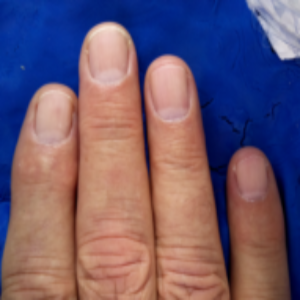
#> input picture Part 7-Instance Segmentation with MMDetection/imgs/images/170517_1_R_1.png, 300 x 300 px
$ python -i data_preprocessing.py   (imports and definitions only)
#> lines starting #> are read from the running program, lines starting #| are printed output that depends on the picture
### Part 7-Instance Segmentation with MMDetection/utils.py
import argparse
import errno
import glob
import os
import pydoc
from pathlib import Path
from typing import Any
import cv2
import numpy as np
from mmcv import Config, DictAction
import warnings


IMG_EXTENSIONS = [".jpg", ".jpeg", ".png"]


def get_args() -> Any:
    parser = argparse.ArgumentParser(description="Train Nail detector")
    parser.add_argument(
        "--config",
        default="./configs/details_config.py",
        help="train config file path",
        required=False,
    )

    parser.add_argument(
        "-d",
        "--data_root",
        default="/home/aime3/Documents/Nail_Segmentation/dataset",
        type=str,
        help="Path to the dataset",
        required=False,
    )

    parser.add_argument(
        "-w",
        "--work_dir",
        default="/home/aime3/Documents/Nail_Segmentation/work_dir",
        type=str,
        help="the dir to save logs and models",
        required=False,
    )
    parser.add_argument("--resume-from", help="the checkpoint file to resume from")
    parser.add_argument("--auto-resume", action="store_true", help="resume from the latest checkpoint automatically")
    parser.add_argument(
        "--no-validate", action="store_true", help="whether not to evaluate the checkpoint during training"
    )
    group_gpus = parser.add_mutually_exclusive_group()
    group_gpus.add_argument(
        "--gpus",
        type=int,
        help="(Deprecated, please use --gpu-id) number of gpus to use "
        "(only applicable to non-distributed training)",
    )
    group_gpus.add_argument(
        "--gpu-ids",
        type=int,
        nargs="+",
        help="(Deprecated, please use --gpu-id) ids of gpus to use " "(only applicable to non-distributed training)",
    )
    group_gpus.add_argument(
        "--gpu-id", type=int, default=0, help="id of gpu to use " "(only applicable to non-distributed training)"
    )

    parser.add_argument(
        "-r",
        "--resume",
        default=False,
        type=bool,
        help="continue to training",
        required=False,
    )
    parser.add_argument(
        "-b",
        "--debug",
        default=False,
        type=bool,
        help="debug code or not",
        required=False,
    )

    parser.add_argument("--seed", type=int, default=None, help="random seed")
    parser.add_argument(
        "--diff-seed", action="store_true", help="Whether or not set different seeds for different ranks"
    )
    parser.add_argument(
        "--deterministic", action="store_true", help="whether to set deterministic options for CUDNN backend."
    )
    parser.add_argument(
        "--options",
        nargs="+",
        action=DictAction,
        help="override some settings in the used config, the key-value pair "
        "in xxx=yyy format will be merged into config file (deprecate), "
        "change to --cfg-options instead.",
    )
#> (this line was passed over: mmcv is not available in this run)
    parser.add_argument(
        "--cfg-options",
        nargs="+",
        action=DictAction,
        help="override some settings in the used config, the key-value pair "
        "in xxx=yyy format will be merged into config file. If the value to "
        'be overwritten is a list, it should be like key="[a,b]" or key=a,b '
        'It also allows nested list/tuple values, e.g. key="[(a,b),(c,d)]" '
        "Note that the quotation marks are necessary and that no white space "
        "is allowed.",
    )
#> (this line was passed over: mmcv is not available in this run)
    parser.add_argument("--launcher", choices=["none", "pytorch", "slurm", "mpi"], default="none", help="job launcher")
    parser.add_argument("--local_rank", type=int, default=0)
    parser.add_argument("--auto-scale-lr", action="store_true", help="enable automatically scaling LR.")
    args = parser.parse_args()
    if "LOCAL_RANK" not in os.environ:
        os.environ["LOCAL_RANK"] = str(args.local_rank)

    if args.options and args.cfg_options:
        raise ValueError(
            "--options and --cfg-options cannot be both "
            "specified, --options is deprecated in favor of --cfg-options"
        )
    if args.options:
        warnings.warn("--options is deprecated in favor of --cfg-options")
        args.cfg_options = args.options

    return parser.parse_args()


# [141 lines left out: functions get_args_valid, mkdir, getListOfFiles, read_image, not called in this run]


def read_mask(mask_path: str):
    mask = cv2.imread(mask_path, 0)
    return mask


# [25 lines left out: functions get_all_items, mask_to_inner_contour, not called in this run]

### Part 7-Instance Segmentation with MMDetection/data_preprocessing.py
import json
import numpy as np
from pycocotools import mask
from skimage import measure
from typing import List, Dict, Union, Tuple, Any
import matplotlib.pyplot as plt
from tqdm import tqdm
from pathlib import Path
import mmcv
import json, itertools
from typing import Any
from joblib import Parallel, delayed
import json, itertools
from utils import read_image, read_mask, get_args, get_all_items, mkdir
import pandas as pd
import skimage.io as io
import os
import cv2
from skimage import measure
from pycocotools.coco import COCO
from utils import get_args


# [1 line that did not run here, left out]

# [1 line that did not run here, left out]


# [70 lines left out: functions make_csv_file, find_contours, not called in this run]


def get_annotations(dataframe: pd.DataFrame):
    """get_annotations is to convert a dataframe into the coco format

    Args:
        train_df (pd.DataFrame): the dataframe that stored the infomation
        of the dataset. the form of the dataframe is
        images | width | height |

    Returns:
        [type]: the coco format data of the dataset
    """

    cats = [{"id": 0, "name": "nail"}]

    annotations = []
    images = []
    obj_count = 0

    for idx, row in tqdm(dataframe.iterrows(), total=len(dataframe)):
        filename = row.images

        images.append(
            {
                "id": idx,
                "file_name": filename,
                "width": row.width,
                "height": row.height,
            }
        )

        binary_mask = read_mask(os.path.join(str(data_root), row.masks))

        contours = find_contours(binary_mask)

        for contour in contours:
            xmin = int(np.min(contour[:, :, 0]))
            xmax = int(np.max(contour[:, :, 0]))
            ymin = int(np.min(contour[:, :, 1]))
            ymax = int(np.max(contour[:, :, 1]))

            poly = contour.flatten().tolist()
            poly = [x + 0.5 for x in poly]

            data_anno = {
                "image_id": idx,
                "id": obj_count,
                "category_id": 0,
                "bbox": [xmin, ymin, (xmax - xmin), (ymax - ymin)],
                "area": (xmax - xmin) * (ymax - ymin),
                "segmentation": [poly],
                "iscrowd": 0,
            }
            if (xmax - xmin) * (ymax - ymin) < 20:
                continue

            else:
                annotations.append(data_anno)

                obj_count += 1

    return {"categories": cats, "images": images, "annotations": annotations}


## run it on first three images for demonstration:
# [28 lines left out: functions get_json_coco, visualize_annotations, not called in this run]


# [15 lines not run here, left out]

>>> import cv2
>>> picture = cv2.imread('imgs/images/170517_1_R_1.png', cv2.IMREAD_GRAYSCALE)
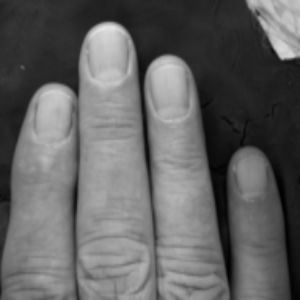
#> picture: shape (300, 300); min 0, max 229, mean 99
#> (the run stopped early here; a loop or call above may not have finished)
